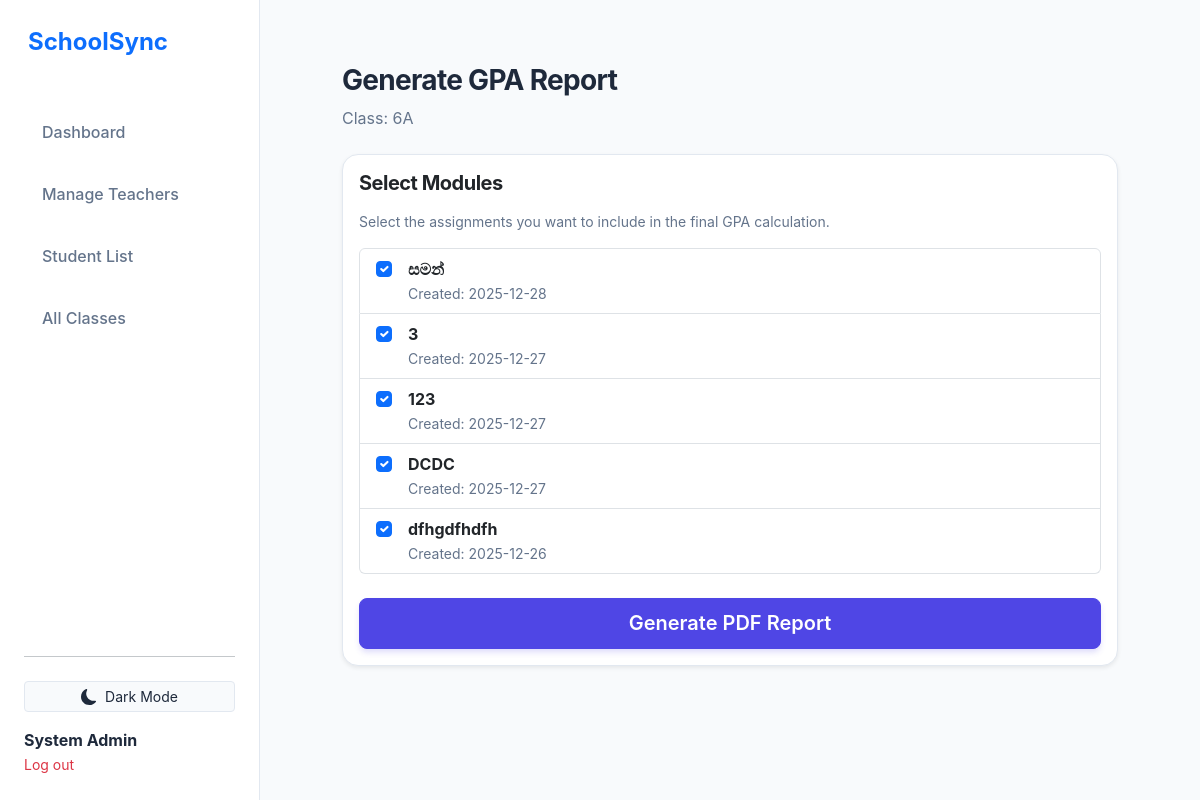
Page /admin_report_generator.php?class_id=2 (signed in) on the committed database.
### tables this page shows
CREATE TABLE `teacher_classes` (
  `id` int(11) NOT NULL,
  `teacher_id` int(11) NOT NULL,
  `class_name` varchar(100) NOT NULL,
  `created_at` timestamp NOT NULL DEFAULT current_timestamp()
);

CREATE TABLE `assignments` (
  `id` int(11) NOT NULL,
  `class_id` int(11) NOT NULL,
  `title` varchar(255) NOT NULL,
  `created_at` timestamp NOT NULL DEFAULT current_timestamp(),
  `module_id` int(11) DEFAULT NULL
);

### admin_report_generator.php (the view, shortened to what this page needs)
<?php
require 'db.php';
$class_id = $_GET['class_id'];
$class = $pdo->prepare("SELECT * FROM teacher_classes WHERE id = ?");
$class->execute([$class_id]);
$classData = $class->fetch();
$assigns = $pdo->prepare("SELECT * FROM assignments WHERE class_id = ? ORDER BY created_at DESC");
$assigns->execute([$class_id]);
$assignments = $assigns->fetchAll();
include 'header.php';
?>
<div class="container mt-4" style="max-width: 800px;">
    <h3 class="fw-bold">Generate GPA Report</h3>
    <p class="text-muted">Class: <?php echo htmlspecialchars($classData['class_name']); ?></p>
    <div class="card shadow-sm mt-4">
        <div class="card-body">
            <h5 class="card-title mb-3">Select Modules</h5>
            <p class="small text-muted">Select the assignments you want to include in the final GPA calculation.</p>
            <form action="actions/generate_pdf_report.php" method="POST" target="_blank">
                <div class="list-group mb-4">
                    <?php foreach($assignments as $a): ?>
                    <label class="list-group-item d-flex gap-3">
                        <input class="form-check-input flex-shrink-0" type="checkbox" name="modules[]" value="<?php echo $a['id']; ?>" checked>
                        <span>
                            <strong><?php echo htmlspecialchars($a['title']); ?></strong>
                            <br>
                            <small class="text-muted">Created: <?php echo date('Y-m-d', strtotime($a['created_at'])); ?></small>
                        </span>
                    </label>
                    <?php endforeach; ?>
                </div>
                <div class="d-grid">
                    <button type="submit" class="btn btn-primary btn-lg">Generate PDF Report</button>
                </div>
            </form>
        </div>
    </div>
</div>
<?php include 'footer.php'; ?>

### style.css (style rules this page uses)
:root { --primary: #4F46E5; --primary-hover: #4338CA; --secondary: #64748B; --bg-body: #F8FAFC; --bg-card: #FFFFFF; --bg-sidebar: #FFFFFF; --text-main: #1E293B; --text-muted: #64748B; --text-light: #94A3B8; --border-color: #E2E8F0; --shadow-sm: 0 1px 2px 0 rgb(0 0 0 / 0.05); --shadow-md: 0 4px 6px -1px rgb(0 0 0 / 0.1), 0 2px 4px -2px rgb(0 0 0 / 0.1); --shadow-lg: 0 10px 15px -3px rgb(0 0 0 / 0.1), 0 4px 6px -4px rgb(0 0 0 / 0.1); --sidebar-width: 260px; --radius-lg: 16px; --radius-md: 12px; }
h1, h2, h3, h4, h5, h6 { color: var(--text-main); font-weight: 700; letter-spacing: -0.025em; }
.text-muted { color: var(--text-muted) !important; }
.card { background: var(--bg-card); border: 1px solid var(--border-color); border-radius: var(--radius-lg); box-shadow: var(--shadow-sm); overflow: hidden; transition: transform 0.2s, box-shadow 0.2s, background-color 0.3s, border-color 0.3s; }
.btn-primary { background-color: var(--primary); border-color: var(--primary); border-radius: 8px; padding: 0.6rem 1.2rem; font-weight: 600; box-shadow: 0 4px 6px -1px rgba(79, 70, 229, 0.2); transition: all 0.2s; }

### rows in the picture
teacher_classes: class_name "6A"
assignments: title "සමන්", created_at "2025-12-28"
assignments: title "3", created_at "2025-12-27"
assignments: title "123", created_at "2025-12-27"
assignments: title "DCDC", created_at "2025-12-27"
assignments: title "dfhgdfhdfh", created_at "2025-12-26"

### other values in the picture
$_SESSION['full_name'] "System Admin"
